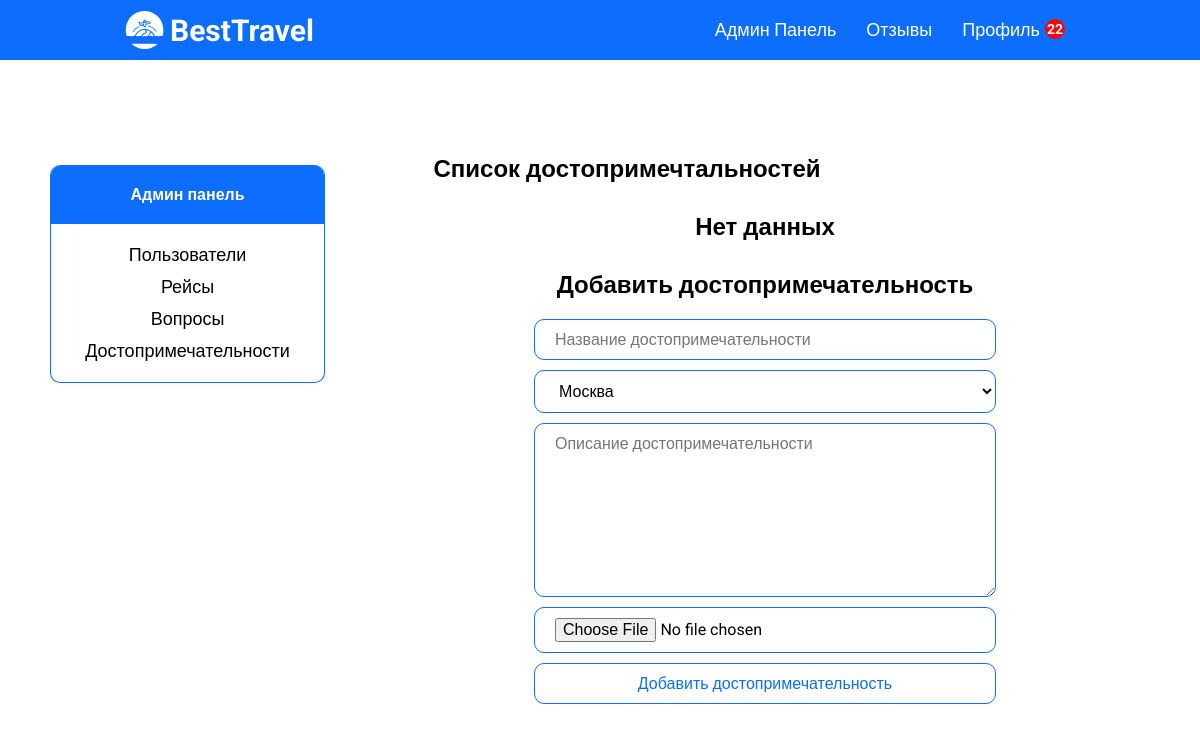
/admin-attractions-page.php (signed in), run on an earlier commit of the app's database.
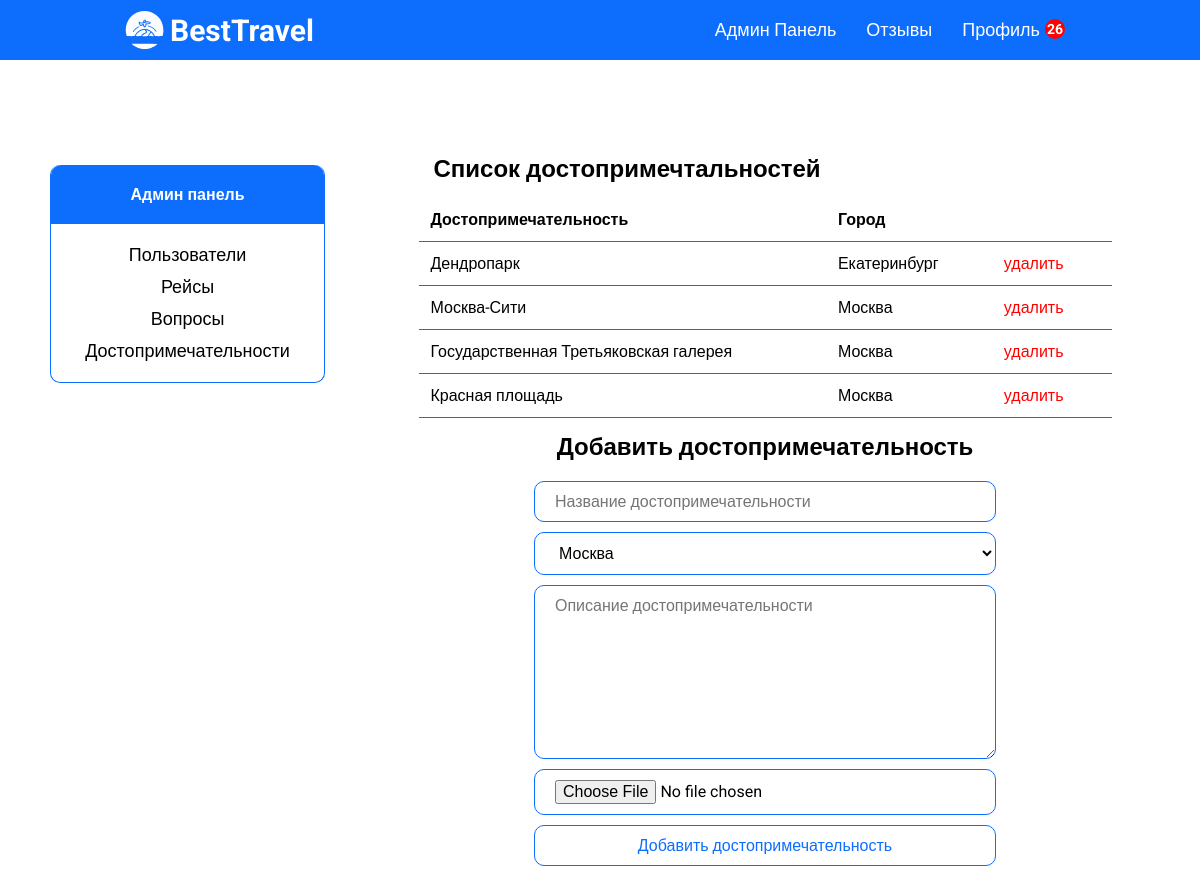
And on a later commit of the database.
### tables this page shows
CREATE TABLE `attractions` (
  `attraction_id` int(11) NOT NULL,
  `attraction_title` varchar(50) NOT NULL,
  `attraction_text` text NOT NULL,
  `attraction_image` text NOT NULL,
  `city_id` int(11) NOT NULL
);

CREATE TABLE `cities` (
  `city_id` int(11) NOT NULL,
  `city` varchar(50) NOT NULL
);

### database/requests.php (called while the page is built, shortened)
<?php
function getAll($string)
{
    require 'connect.php';
    $data = mysqli_query($connect, $string);
    if (mysqli_num_rows($data) > 0) {
        return mysqli_fetch_all($data, MYSQLI_ASSOC);
    } else {
        return false;
    }
}
class ApiProvider
{
    public function getNotifications($user_id)
    {
        return getAll("
            select n.notification_id, n.notification_title, n.notification_desc, n.notification_date, n.flight_id from notifications n
            left join bookings b on b.flight_id = n.flight_id
            where n.flight_id in (select flight_id from bookings where user_id = '$user_id')
            and n.notification_date > b.booking_date and b.user_id = '$user_id'
            group by n.notification_id
            order by n.notification_date desc;
        ");
    }
    public function getAllAttractions()
    {
        return getAll("
            select * from attractions a
            left join cities c on c.city_id = a.city_id
        ");
    }
    public function getAllCities()
    {
        return getAll("
            select * from cities
        ");
    }
}
?>

### functions/methods.php (called while the page is built, shortened)
<?php
    class Methods
    {
        public function pagination($array, $max, $page) {
            $max_results = $max;
            $pages = count($array) < $max_results ? 0 : ceil(count($array) / $max_results);
            $offset = $max_results * ($page - 1);
            $items = array_slice($array, $offset, $max_results);
            return ['array' => $items, 'pages' => $pages];
        }
  }
  $mtd = new Methods;
?>

### admin-attractions-page.php (the view, shortened to what this page needs)
<?php
require_once 'database/requests.php';
require_once 'functions/methods.php';
$attractions = $provider->getAllAttractions();
$cities = $provider->getAllCities();
if ($attractions) {
    $pagination = $mtd->pagination($attractions, 5, $_GET['page']);
    $attractions = $pagination['array'];
}
?>
<!DOCTYPE html>
<html lang="ru">
<?php require 'templates/head.php'; ?>
<body>
<?php require_once 'templates/header.php'; ?>
<div class="container df jcsb fw">
    <?php require_once 'templates/aside.php'; ?>
    <main class="df fc jcc aic">
        <div class="df jcsb w-90 aic">
            <h2 class="tac admin-title">Список достопримечтальностей</h2>
        </div>
        <?php if ($attractions): ?>
            <table class='history-table'>
                <tr class='history-tr'>
                    <th>Достопримечательность</th>
                    <th>Город</th>
                    <th></th>
                </tr>
                <?php foreach ($attractions as $item): ?>
                    <tr class='history-tr'>
                        <td><?= $item['attraction_title'] ?></td>
                        <td><?= $item['city'] ?></td>
                        <td>
                            <form method="post">
                                <button class="delete-btn" name="delete" value="<?= $item['attraction_id'] ?>">удалить</button>
                            </form>
                        </td>
                    </tr>
                <?php endforeach; ?>
            </table>
        <?php else: ?>
            <h2 class="tac">Нет данных</h2>
        <?php endif; ?>
        <form class="w-full df fc jcc aic" method='post' enctype="multipart/form-data">
            <h2 class="tac">Добавить достопримечательность</h2>
            <input class='form-action' placeholder="Название достопримечательности" type="text" name="attraction_title" required>
            <select class='form-action' name="city_id" required>
                <?php foreach($cities as $city): ?>
                    <option value="<?= $city['city_id'] ?>"><?= $city['city'] ?></option>
                <?php endforeach; ?>
            </select>
            <textarea name="attraction_text" placeholder="Описание достопримечательности" rows="8" class="form-action" required></textarea>
            <input class='form-action' type="file" name="attraction_image" required>
            <button class="form-action btn">Добавить достопримечательность</button>
        </form>
    </main>
</div>
</body>
</html>

### templates/head.php (shortened to what this page needs)
<head>
  <link rel="stylesheet" href="../assets/css/style.css">
</head>

### templates/header.php (shortened to what this page needs)
<header>
    <div class="header df jcsb aic bg">
        <div class="burger">
            <a class="logo" href="/"><img src="../assets/images/logo.svg" alt="">BestTravel</a>
        </div>
        <div class="menu df">
            <?php if ($_SESSION['user']['role'] == '3'): ?>
                <a href="/admin-users-page.php?page=1">Админ Панель</a>
            <?php endif ?>
            <?php if (!$_SESSION['user']): ?>
                <a href="/reviews-page.php">Отзывы</a>
                <a href="/auth-page.php">Войти</a>
            <?php else: ?>
                <a href="/reviews-page.php">Отзывы</a>
                <a class="df"
                   href="/profile-page.php?page=1">Профиль <?php if ($provider->getNotifications($_SESSION['user']['id'])): ?>
                        <span
                            class="badge none"><?= count($provider->getNotifications($_SESSION['user']['id'])) ?></span><?php endif; ?>
                </a>
            <?php endif ?>
        </div>
    </div>
</header>

### templates/aside.php
<aside>
  <h4>Админ панель</h4>
  <div class="df fc jcsb aic padding">
      <a href="/admin-users-page.php?page=1">Пользователи</a>
      <a href="/admin-flights-page.php?page=1">Рейсы</a>
      <a href="/admin-appeals-page.php?page=1">Вопросы</a>
      <a href="/admin-attractions-page.php?page=1">Достопримечательности</a>
  </div>
</aside>

### assets/css/style.css (style rules this page uses)
* { margin: 0; padding: 0; box-sizing: border-box; font-family: 'Roboto', sans-serif; }
html { scroll-behavior: smooth; }
body { overflow-x: hidden; }
.container { max-width: 1600px; margin: 0 auto; }
img { width: 100%; height: 100%; object-fit: cover; }
a { text-decoration: none; color: black; }
h1, h2, h3, h4, h5 { padding: 15px; }
.w-full { width: 100%; }
.w-90 { width: 90%; }
.padding { padding: 15px 20px; }
.df { display: flex; }
.fc { flex-direction: column; }
.jcsb { justify-content: space-between; }
.jcc { justify-content: center; }
.aic { align-items: center; }
.tac { text-align: center; }
.bg { background: #0d6efd; }
.fw { flex-wrap: wrap; }
.btn { transition: .2s linear; color: #0d6efd; }
button, input, select, textarea { background-color: white; padding: 10px 20px; border-radius: 10px; border: 1px solid #0d6efd; font-size: 16px; }
button { cursor: pointer; }
.header { max-width: 100%; height: 60px; padding: 1% 10%; }
.header > .menu > a { padding: 10px 15px; color: #fff; font-size: 18px; border-radius: 10px; transition: linear .2s; }
.form-action { margin: 5px; width: 40%; }
aside { width: 20%; height: fit-content; border: solid #0d6efd; border-width: 0 1px 1px 1px; border-radius: 10px; margin-top: 5%; }
aside > h4 { padding: 20px; background: #0d6efd; color: #fff; text-align: center; border-radius: 10px 10px 0 0; }
aside > div > a { text-decoration: none; margin: 5px; font-size: 18px; transition: linear .1s; }
main { width: 75%; margin-top: 30px; }
.logo { font-size: 30px; font-weight: bold; color: #fff; }
.history-table { width: 90%; border-collapse: collapse; margin: 0 auto; }
.history-tr > th, td { border: solid #0d6efd; border-width: 0 0 1px 0; }
.history-tr > th, td { text-align: left; padding: 12px; }
.badge { display: flex; justify-content: center; align-items: center; background: red; border-radius: 50%; width: 20px; height: 20px; margin-left: 5px; color: white; font-weight: bold; font-size: 14px; }
.delete-btn { color: red; border: none; padding: 0 10px; }
.logo { display: flex; align-items: center; width: 50px; }
.logo > img { width: 50px; }
@media screen and (max-width: 1600px) { .container { padding: 50px; } }
@media screen and (max-width: 1600px) { .form-action { width: 60%; } }
@media screen and (max-width: 1600px) { aside { width: 25%; } }
@media screen and (max-width: 1600px) { main { width: 70%; } }

What changed in the data, as far as the page shows it:
added attractions: attraction_title "Дендропарк", city.city "Екатеринбург", $item['attraction_id'] 1 (drawn)
added attractions: attraction_title "Москва-Сити", city.city "Москва", $item['attraction_id'] 2 (drawn)
added attractions: attraction_title "Государственная Третьяковская галерея", city.city "Москва", $item['attraction_id'] 4 (drawn)
added attractions: attraction_title "Красная площадь", city.city "Москва", $item['attraction_id'] 5 (drawn)
Also different on the page:
count($provider->getNotifications($_SESSION['user']['id'])): "22" → "26"
text no longer shown: "Нет данных"
text now shown: "Достопримечательность Город"
